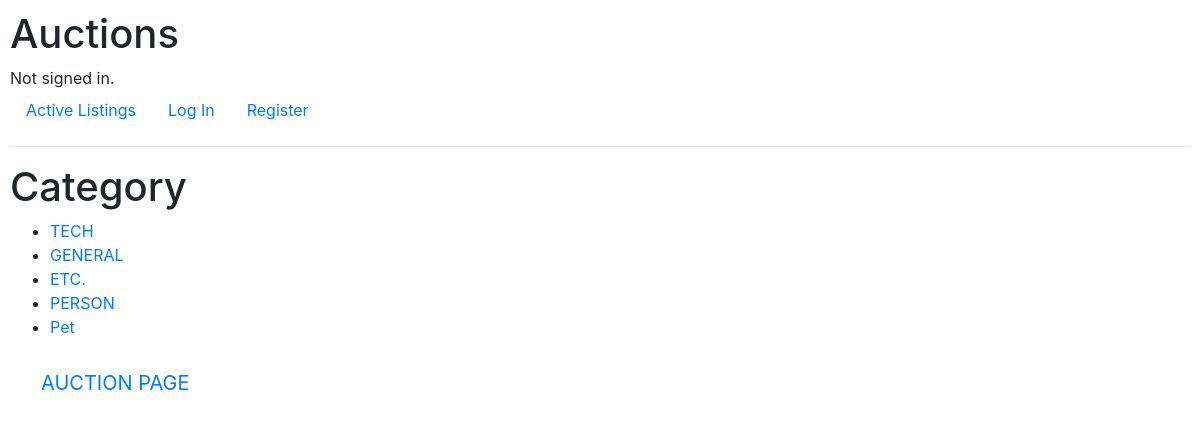
Page /category on the earlier database version.
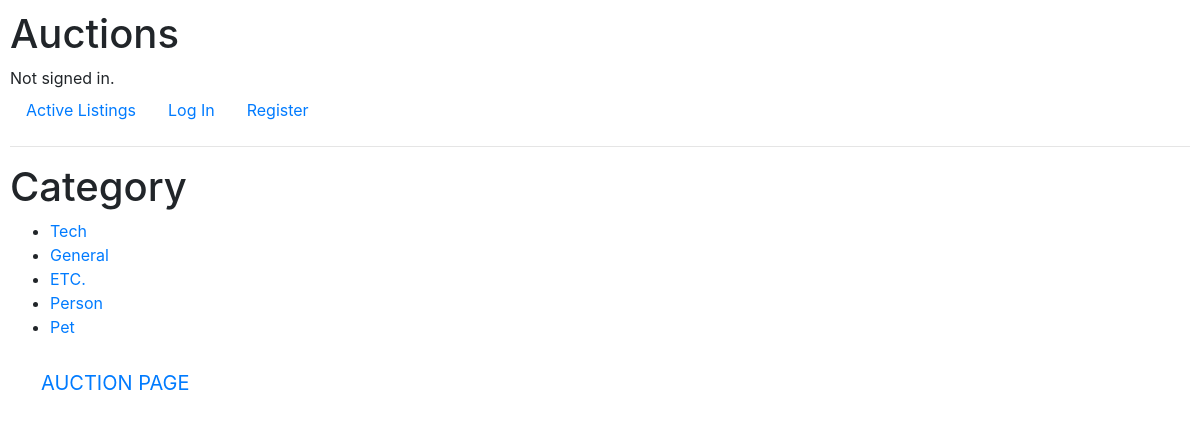
Same page on the later database version.
### auctions/models.py (models this page shows, shortened)
class Category(models.Model):
    name = models.CharField(max_length=64)
    slug = models.SlugField()
    parent = models.ForeignKey('self',blank=True, null=True ,related_name='children', on_delete=models.CASCADE)
    class Meta:
        verbose_name_plural = "categories"

### auctions/views.py (the view)
# urls.py: path("category", views.category, name="category"),
def category(request):
    catgs = Category.objects.all()
    return render(request, "auctions/category.html",{
        "catgs" : catgs,
    })

### auctions/templates/auctions/category.html
{% extends "auctions/layout.html" %}
{% block body %}
<h1>Category</h1>
<ul>
{% for catg in catgs %}
    <li>
        <a href="#">{{ catg.name }}</a>
    </li>
{% endfor %}
</ul>
<nav class="navbar sticky-bottom bg-body-tertiary">
    <div class="container-fluid">
      <a class="navbar-brand" href="{% url 'index' %}">AUCTION PAGE</a>
    </div>
</nav>
{% endblock %}

### auctions/templates/auctions/layout.html (shortened to what this page needs)
{% load static %}
<!DOCTYPE html>
<html lang="en">
    <head>
        <link rel="stylesheet" href="https://stackpath.bootstrapcdn.com/bootstrap/4.4.1/css/bootstrap.min.css">
        <link href="{% static 'auctions/styles.css' %}" rel="stylesheet">
    </head>
    <body>
        <h1>Auctions</h1>
        <div>
            {% if user.is_authenticated %}
                Signed in as <strong>{{ user.username }}</strong>.
            {% else %}
                Not signed in.
            {% endif %}
        </div>
        <ul class="nav">
            <li class="nav-item">
                <a class="nav-link" href="{% url 'index' %}">Active Listings</a>
            </li>
            {% if user.is_authenticated %}
                <li class="nav-item">
                    <a class="nav-link" href="{% url 'logout' %}">Log Out</a>
                </li>
            {% else %}
                <li class="nav-item">
                    <a class="nav-link" href="{% url 'login' %}">Log In</a>
                </li>
                <li class="nav-item">
                    <a class="nav-link" href="{% url 'register' %}">Register</a>
                </li>
            {% endif %}
        </ul>
        <hr>
        {% block body %}
        {% endblock %}
    </body>
</html>

### auctions/static/auctions/styles.css (style rules this page uses)
body { padding: 10px; }

Differences in the rows shown:
changed Category: name "TECH" → "Tech"
changed Category: name "GENERAL" → "General"
changed Category: name "PERSON" → "Person"
